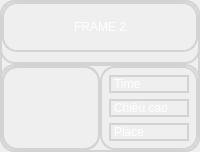
               <widget class="QWidget" name="widget_result2" native="true">
                <property name="styleSheet">
                 <string notr="true">border-radius: 15px;
border: 2px solid lightgray;</string>
                </property>
                <layout class="QVBoxLayout" name="verticalLayout_14">
                 <property name="spacing">
                  <number>0</number>
                 </property>
                 <property name="leftMargin">
                  <number>0</number>
                 </property>
                 <property name="topMargin">
                  <number>0</number>
                 </property>
                 <property name="rightMargin">
                  <number>0</number>
                 </property>
                 <property name="bottomMargin">
                  <number>0</number>
                 </property>
                 <item>
                  <widget class="QFrame" name="fr_label_result2">
                   <property name="frameShape">
                    <enum>QFrame::StyledPanel</enum>
                   </property>
                   <property name="frameShadow">
                    <enum>QFrame::Raised</enum>
                   </property>
                   <layout class="QVBoxLayout" name="verticalLayout_15">
                    <property name="spacing">
                     <number>0</number>
                    </property>
                    <property name="leftMargin">
                     <number>0</number>
                    </property>
                    <property name="topMargin">
                     <number>0</number>
                    </property>
                    <property name="rightMargin">
                     <number>0</number>
                    </property>
                    <property name="bottomMargin">
                     <number>10</number>
                    </property>
                    <item>
                     <widget class="QLabel" name="label_result2">
                      <property name="minimumSize">
                       <size>
                        <width>0</width>
                        <height>50</height>
                       </size>
                      </property>
                      <property name="maximumSize">
                       <size>
                        <width>16777215</width>
                        <height>50</height>
                       </size>
                      </property>
                      <property name="font">
                       <font>
                        <pointsize>9</pointsize>
                       </font>
                      </property>
                      <property name="styleSheet">
                       <string notr="true">color: white</string>
                      </property>
                      <property name="text">
                       <string>FRAME 2</string>
                      </property>
                      <property name="scaledContents">
                       <bool>true</bool>
                      </property>
                      <property name="alignment">
                       <set>Qt::AlignCenter</set>
                      </property>
                     </widget>
                    </item>
                   </layout>
                  </widget>
                 </item>
                 <item>
                  <widget class="QFrame" name="fr_info_result2">
                   <property name="sizePolicy">
                    <sizepolicy hsizetype="Preferred" vsizetype="Expanding">
                     <horstretch>0</horstretch>
                     <verstretch>0</verstretch>
                    </sizepolicy>
                   </property>
                   <property name="frameShape">
                    <enum>QFrame::StyledPanel</enum>
                   </property>
                   <property name="frameShadow">
                    <enum>QFrame::Raised</enum>
                   </property>
                   <layout class="QHBoxLayout" name="horizontalLayout_4">
                    <property name="spacing">
                     <number>0</number>
                    </property>
                    <property name="leftMargin">
                     <number>0</number>
                    </property>
                    <property name="topMargin">
                     <number>0</number>
                    </property>
                    <property name="rightMargin">
                     <number>0</number>
                    </property>
                    <property name="bottomMargin">
                     <number>0</number>
                    </property>
                    <item>
                     <widget class="QWidget" name="widget_img_result2" native="true">
                      <layout class="QVBoxLayout" name="verticalLayout_16">
                       <property name="spacing">
                        <number>0</number>
                       </property>
                       <property name="leftMargin">
                        <number>0</number>
                       </property>
                       <property name="topMargin">
                        <number>0</number>
                       </property>
                       <property name="rightMargin">
                        <number>0</number>
                       </property>
                       <property name="bottomMargin">
                        <number>0</number>
                       </property>
                       <item>
                        <widget class="QLabel" name="label_img_result2">
                         <property name="sizePolicy">
                          <sizepolicy hsizetype="Ignored" vsizetype="Ignored">
                           <horstretch>0</horstretch>
                           <verstretch>0</verstretch>
                          </sizepolicy>
                         </property>
                         <property name="frameShape">
                          <enum>QFrame::Box</enum>
                         </property>
                         <property name="text">
                          <string/>
                         </property>
                         <property name="pixmap">
                          <pixmap>E:/Qt_Designer/fire_icon.jpg</pixmap>
                         </property>
                         <property name="scaledContents">
                          <bool>true</bool>
                         </property>
                         <property name="alignment">
                          <set>Qt::AlignCenter</set>
                         </property>
                        </widget>
                       </item>
                      </layout>
                     </widget>
                    </item>
                    <item>
                     <widget class="QWidget" name="widget_info_result2" native="true">
                      <layout class="QVBoxLayout" name="verticalLayout_17">
                       <item>
                        <widget class="QLabel" name="label_time_result2">
                         <property name="styleSheet">
                          <string notr="true">color: white</string>
                         </property>
                         <property name="text">
                          <string>Time</string>
                         </property>
                         <property name="scaledContents">
                          <bool>true</bool>
                         </property>
                        </widget>
                       </item>
                       <item>
                        <widget class="QLabel" name="label_height_result2">
                         <property name="styleSheet">
                          <string notr="true">color: white</string>
                         </property>
                         <property name="text">
                          <string>Chiều cao</string>
                         </property>
                         <property name="scaledContents">
                          <bool>true</bool>
                         </property>
                        </widget>
                       </item>
                       <item>
                        <widget class="QLabel" name="label_place_result2">
                         <property name="styleSheet">
                          <string notr="true">color: white</string>
                         </property>
                         <property name="text">
                          <string>Place</string>
                         </property>
                         <property name="scaledContents">
                          <bool>true</bool>
                         </property>
                        </widget>
                       </item>
                      </layout>
                     </widget>
                    </item>
                   </layout>
                  </widget>
                 </item>
                </layout>
               </widget>
